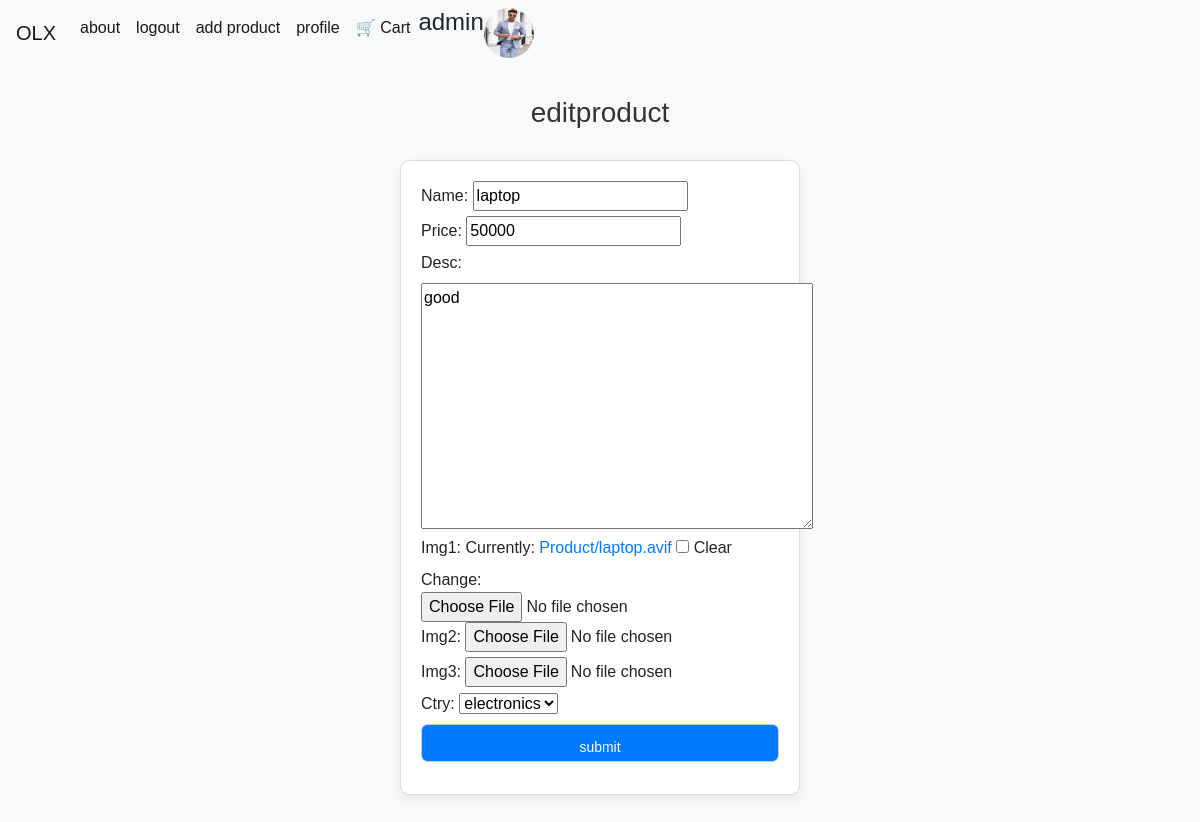
Page /editproduct/2/ (signed in) on the committed database.
### shop/models.py (models this page shows, shortened)
class Profile(models.Model):
    image = models.ImageField(upload_to='profile_pic/', blank=True, null=True)
    phone=models.CharField(max_length=10)
    us=models.OneToOneField(User,on_delete=models.CASCADE)

class Product(models.Model):
    name=models.CharField(max_length=30)
    price=models.IntegerField()
    desc=models.TextField()
    img1=models.ImageField(upload_to='Product',null=True,blank=True)
    img2=models.ImageField(upload_to='Product',null=True,blank=True)
    img3=models.ImageField(upload_to='Product',null=True,blank=True)
    ctry=models.ForeignKey(category,on_delete=models.CASCADE,null=True,blank=True)
    us=models.ForeignKey(User,on_delete=models.CASCADE,default=1)

class category(models.Model):
    name=models.CharField(max_length=30)
    def __str__(self):
        return self.name

### shop/views.py (the view)
# urls.py: path('editproduct/<int:pid>/',editproductfn),
@login_required
def editproductfn(request, pid):
    product = get_object_or_404(Product, id=pid, us=request.user)
    if request.method == 'POST':
        form = ProductForm(request.POST, request.FILES, instance=product)
        if form.is_valid():
            form.save()
            return redirect('/')
    else:
        form = ProductForm(instance=product)
    return render(request, 'editproduct.html', {'fm': form})

### shop/forms.py
class ProductForm(forms.ModelForm):
    class Meta:
        model=Product
        exclude=['us']

### shop/templates/editproduct.html (shortened to what this page needs)
{% extends 'base.html' %}
{% load static %}
{% block css %}
<link rel="stylesheet" href="{% static 'css/about.css' %}">
    {% endblock %}
{% block content %}
<h1>editproduct</h1>
<form class="fn"  method="post" enctype="multipart/form-data" >
    {{fm}}
    <button type="submit"  class="form-control x btn-primary">submit</button>
</form>
    {% endblock %}

### shop/templates/base.html (shortened to what this page needs)
{% load static %}
<!DOCTYPE html>
<html lang="en">
<head>
    <link rel="stylesheet" href="https://cdn.jsdelivr.net/npm/bootstrap@4.1.3/dist/css/bootstrap.min.css">
      <link rel="stylesheet" href="{% static 'css/home.css' %}">
    {% block css %}
    {% endblock %}
</head>
<body>
    <nav class="navbar navbar-expand-lg navbar-light bg-light">
  <a class="navbar-brand" href="#">OLX</a>
  <div class="collapse navbar-collapse" id="navbarSupportedContent">
    <ul class="navbar-nav mr-auto">
      <li class="nav-item active">
        <a class="nav-link" href="/about">about <span class="sr-only">(current)</span></a>
      </li>
      {% if user.is_authenticated %}
       <li class="nav-item active">
        <a class="nav-link" href="/logout">logout <span class="sr-only">(current)</span></a>
      </li>
       <li class="nav-item active">
        <li class="nav-item active">
        <a class="nav-link" href="/addproduct">add product <span class="sr-only">(current)</span></a>
      </li>
      <li class="nav-item active">
        <a class="nav-link" href="/profile">profile <span class="sr-only">(current)</span></a>
      </li>
      <li class="nav-item active">
    <a class="nav-link" href="{% url 'view_cart' %}">🛒 Cart</a>
</li>
        <h4>{{user}}</h4>
      </li>
      <li class="nav-item">
        <img src="/media/{{user.profile.image}}" width="50px" height="50px" style="border-radius: 50px;" alt="">
      </li>
      {% endif %}
      <li class="nav-item">
        <a class="nav-link disabled" href="#"></a>
      </li>
    </ul>
  </div>
</nav>
    {% block content %}
    {% endblock %}
</body>
</html>

### shop/static/css/home.css (style rules this page uses)
body { background-color: white; margin: 0; padding: 0; }

### shop/static/css/about.css (style rules this page uses)
body { background-color: #f8f9fa; font-family: Arial, sans-serif; margin: 0; padding: 0; }
h1 { text-align: center; margin-top: 30px; color: #333; font-size: 28px; }
.fn { max-width: 400px; width: 90%; margin: 30px auto; padding: 20px; background-color: #fff; border-radius: 10px; border: 1px solid #ddd; box-shadow: 0 4px 10px rgba(0,0,0,0.08); }
.form-control.x { width: 100%; margin-bottom: 12px; padding: 12px; border-radius: 6px; border: 1px solid #ccc; font-size: 14px; box-sizing: border-box; }
.btn-primary { width: 100%; background-color: #007bff; border: none; padding: 12px; font-size: 15px; border-radius: 6px; cursor: pointer; transition: 0.3s; }

### rows in the picture
Product: name "laptop", price "50000", desc "good", ctry "electronics"

### other values in the picture
{{ user }} "admin"
